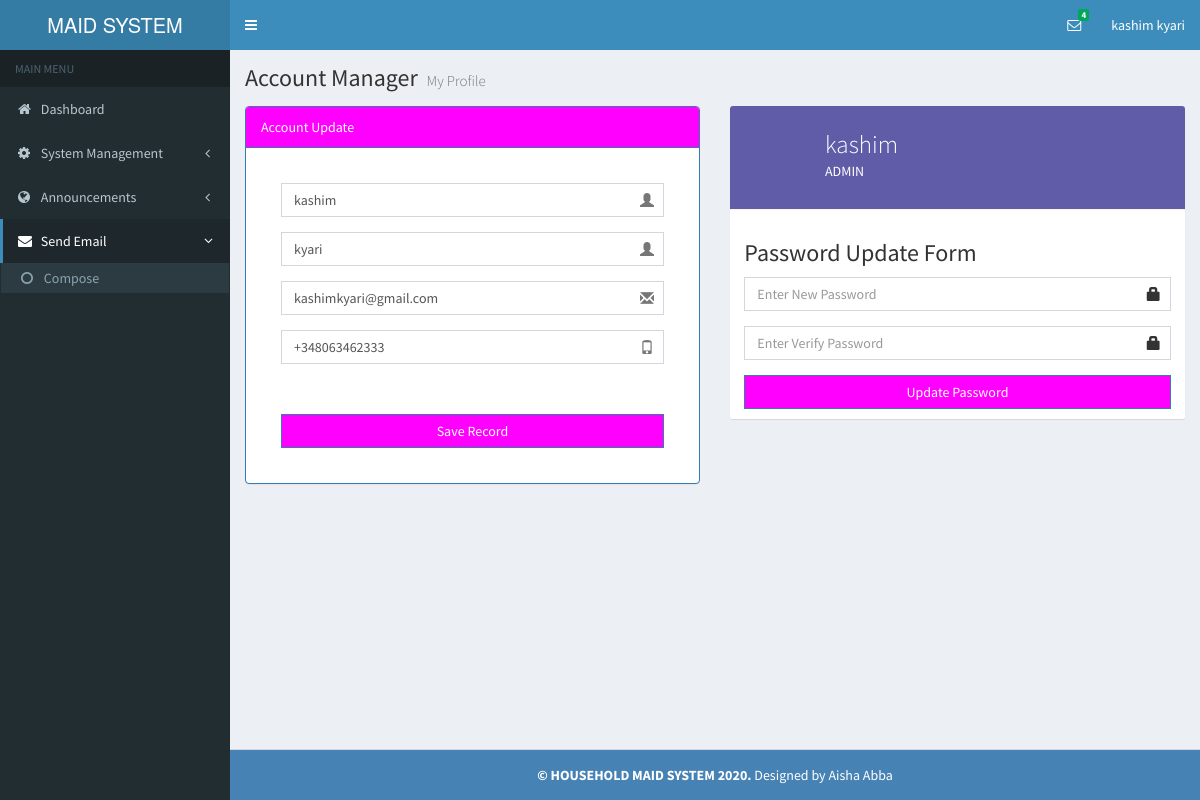
The page /admin/myprofile.php (signed in) on the database its author committed.
### tables this page shows
CREATE TABLE `accounts` (
  `fname` varchar(255) NOT NULL,
  `lname` varchar(255) NOT NULL,
  `id_number` int(255) NOT NULL,
  `email` varchar(255) NOT NULL,
  `phone` varchar(255) NOT NULL,
  `address` varchar(255) NOT NULL,
  `town` varchar(255) NOT NULL,
  `password` varchar(255) NOT NULL,
  `role_id` varchar(255) NOT NULL
);

### admin/myprofile.php (the view, shortened to what this page needs)
<?php  require_once('include/header.php'); ?>
    <?php include_once('include/sidebar.php');  ?>
      <div class="content-wrapper">
        <section class="content-header">
          <h1>
            Account Manager            <small>  My Profile </small>
          </h1>
        </section>
        <section class="content">
                  <div class="row">
    <div class="col-lg-6">
    <div class="panel panel-primary">
     <div class="panel-heading" style="background-color: #ff00ff">Account Update</div>
     <div class="panel-body">
    	<div class="register-box-body">
            <form action="" method="post" enctype="multipart/form-data">
              <div class="form-group has-feedback">
                <input required name="fname" type="text" class="form-control" placeholder="First name" value="<?php echo $row['fname']; ?>">
              </div>
                <div class="form-group has-feedback">
                    <input required name="lname" type="text" class="form-control" placeholder="Last name" value="<?php echo $row['lname']; ?>">
                </div>
              <div class="form-group has-feedback">
                <input required name="email" type="email" class="form-control" placeholder="Email" value="<?php echo $row['email']; ?>">
              </div>
              <div class="form-group has-feedback">
                <input required name="phone" type="text" class="form-control" placeholder="Phone Number" value="<?php echo $row['phone']; ?>">
              </div>
              <div class="form-group has-feedback">
              </div>
              <div class="row">
                <div class="col-xs-12">
                  <input name="save_account" type="submit" class="btn btn-primary btn-block btn-flat" style="background-color: #ff00ff" value="Save Record" />
                </div>
              </div>
            </form>
      </div>
      </div>
      </div>
    </div>
    <div class="col-lg-6">
    <div class="box box-widget widget-user-2">
                <div class="widget-user-header bg-purple">
                  <h3 class="widget-user-username"><?php echo $row['fname'];   ?></h3>
                  <h5 class="widget-user-desc">ADMIN</h5>
                </div>
                <div class="box-footer nso-padding">
                <div class="row" style="width: 98%; margin: auto;"> <div class="col-lg-12s">
                <h3> Password Update Form</h3>
                 <form id="profile-form" method="post" enctype="multipart/form-data">
                    <div class="form-group has-feedback">
                      <input required  name="password" id="password" type="password" class="form-control" placeholder="Enter New Password  ">
                    </div>
                    <div class="form-group has-feedback">
                      <input required  name="conpassword2" id="conpassword2" type="password" class="form-control" placeholder="Enter Verify Password  ">
                    </div>
                    <div class="row">
                      <div class="col-xs-12">
                        <input name="change_password" type="submit" class="btn btn-primary btn-block btn-flat" style="background-color: #ff00ff" value="Update Password" />
                      </div>
                    </div>
                  </form>
                  </div></div>
                </div>
              </div>
    </div>
</div>
        </section>
      </div>
      </div>
<?php require_once('include/footer.php'); ?>
</html>

### admin/include/header.php (shortened to what this page needs)
<?php
require_once('../dbconnect.php');
$role=  $_SESSION['role_session'];
if(!isset($_SESSION['admin'])  && $role!=1)
{
        header("Location:../login.php");
}
else{
    $session_id= $_SESSION['admin'];
    $query=$conn->query("SELECT * FROM accounts WHERE email='$session_id'");
    $row=$query->fetch_array();
    $fname=$row['fname'];
    $lname=$row['lname'];
}
    ?>
<!DOCTYPE html>
<html>
  <head>
    <link rel="stylesheet" href="../assets/bootstrap/css/bootstrap.min.css">
      <link rel="stylesheet" href="../assets/swal2/sweetalert2.min.css">
    <link rel="stylesheet" href="../assets/css/font-awesome.min.css">
    <link rel="stylesheet" href="../assets/css/ionicons.min.css">
    <link rel="stylesheet" href="../assets/css/AdminLTE.min.css">
    <link rel="stylesheet" href="../assets/css/skins/_all-skins.min.css">
      <link href="../assets/modal-effect/css/component.css" rel="stylesheet">
    <link rel="stylesheet" href="../assets/plugins/datepicker/datepicker3.css">
    <link rel="stylesheet" href="../assets/plugins/daterangepicker/daterangepicker-bs3.css">
    <link href="../assets/elibrary/fileinput/css/fileinput.css " media="all" rel="stylesheet" type="text/css" />
    <link href="../assets/elibrary/modal/css/bootstrap-modal.css" media="all" rel="stylesheet" type="text/css" />
    <link href="../assets/elibrary/css/li-scroller.css" media="all" rel="stylesheet" type="text/css" />
    <link href="../assets/elibrary/plugins/dataTables/dataTables.bootstrap.css " media="all" rel="stylesheet" type="text/css" />
   </head>
   <body class="hold-transition skin-blue sidebar-mini">
    <div class="wrapper">
      <header class="main-header">
        <a href="index" class="logo">
          <span class="logo-lg">MAID SYSTEM</span>
        </a>
        <nav class="navbar navbar-static-top" role="navigation">
          <a href="#" class="sidebar-toggle" data-toggle="offcanvas" role="button">
          </a>
          <div class="navbar-custom-menu">
            <ul class="nav navbar-nav">
                <li class="dropdown messages-menu">
                <a href="#" class="dropdown-toggle" data-toggle="dropdown">
                  <i class="fa fa-envelope-o"></i>
                    <?php
                    $stmt=$conn->query("SELECT * FROM inquiries");
                    $count=mysqli_num_rows($stmt);
                    ?>
                  <span class="label label-success"><?php echo $count; ?></span>
                </a>
              </li>
              <li class="dropdown user user-menu">
                <a href="#" class="dropdown-toggle" data-toggle="dropdown">
                  <span class="hidden-xs"><?php echo $fname;   ?></span>
                  <span class="hidden-xs"><?php echo $lname;   ?></span>
                </a>
              </li>
            </ul>
          </div>
        </nav>
      </header>

### rows shown on the page
accounts: fname "kashim", lname "kyari", email "kashimkyari@gmail.com", phone "+348063462333"

### other values the page prints
$count "4"
